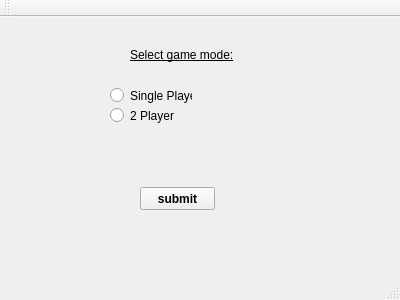
<?xml version="1.0" encoding="UTF-8"?>
<ui version="4.0">
 <class>MainWindow</class>
 <widget class="QMainWindow" name="MainWindow">
  <property name="geometry">
   <rect>
    <x>0</x>
    <y>0</y>
    <width>400</width>
    <height>300</height>
   </rect>
  </property>
  <property name="windowTitle">
   <string>MainWindow</string>
  </property>
  <widget class="QWidget" name="centralWidget">
   <widget class="QPushButton" name="pushButton">
    <property name="geometry">
     <rect>
      <x>140</x>
      <y>170</y>
      <width>75</width>
      <height>23</height>
     </rect>
    </property>
    <property name="font">
     <font>
      <weight>75</weight>
      <bold>true</bold>
     </font>
    </property>
    <property name="text">
     <string>submit</string>
    </property>
   </widget>
   <widget class="QLabel" name="label">
    <property name="geometry">
     <rect>
      <x>130</x>
      <y>30</y>
      <width>141</width>
      <height>16</height>
     </rect>
    </property>
    <property name="font">
     <font>
      <underline>true</underline>
     </font>
    </property>
    <property name="text">
     <string>Select game mode:</string>
    </property>
   </widget>
   <widget class="QRadioButton" name="radioButton">
    <property name="geometry">
     <rect>
      <x>110</x>
      <y>70</y>
      <width>82</width>
      <height>17</height>
     </rect>
    </property>
    <property name="text">
     <string>Single Player</string>
    </property>
   </widget>
   <widget class="QRadioButton" name="radioButton_2">
    <property name="geometry">
     <rect>
      <x>110</x>
      <y>90</y>
      <width>82</width>
      <height>17</height>
     </rect>
    </property>
    <property name="text">
     <string>2 Player</string>
    </property>
   </widget>
  </widget>
  <widget class="QMenuBar" name="menuBar">
   <property name="geometry">
    <rect>
     <x>0</x>
     <y>0</y>
     <width>400</width>
     <height>21</height>
    </rect>
   </property>
  </widget>
  <widget class="QToolBar" name="mainToolBar">
   <attribute name="toolBarArea">
    <enum>TopToolBarArea</enum>
   </attribute>
   <attribute name="toolBarBreak">
    <bool>false</bool>
   </attribute>
  </widget>
  <widget class="QStatusBar" name="statusBar"/>
 </widget>
 <layoutdefault spacing="6" margin="11"/>
 <resources/>
 <connections/>
</ui>
